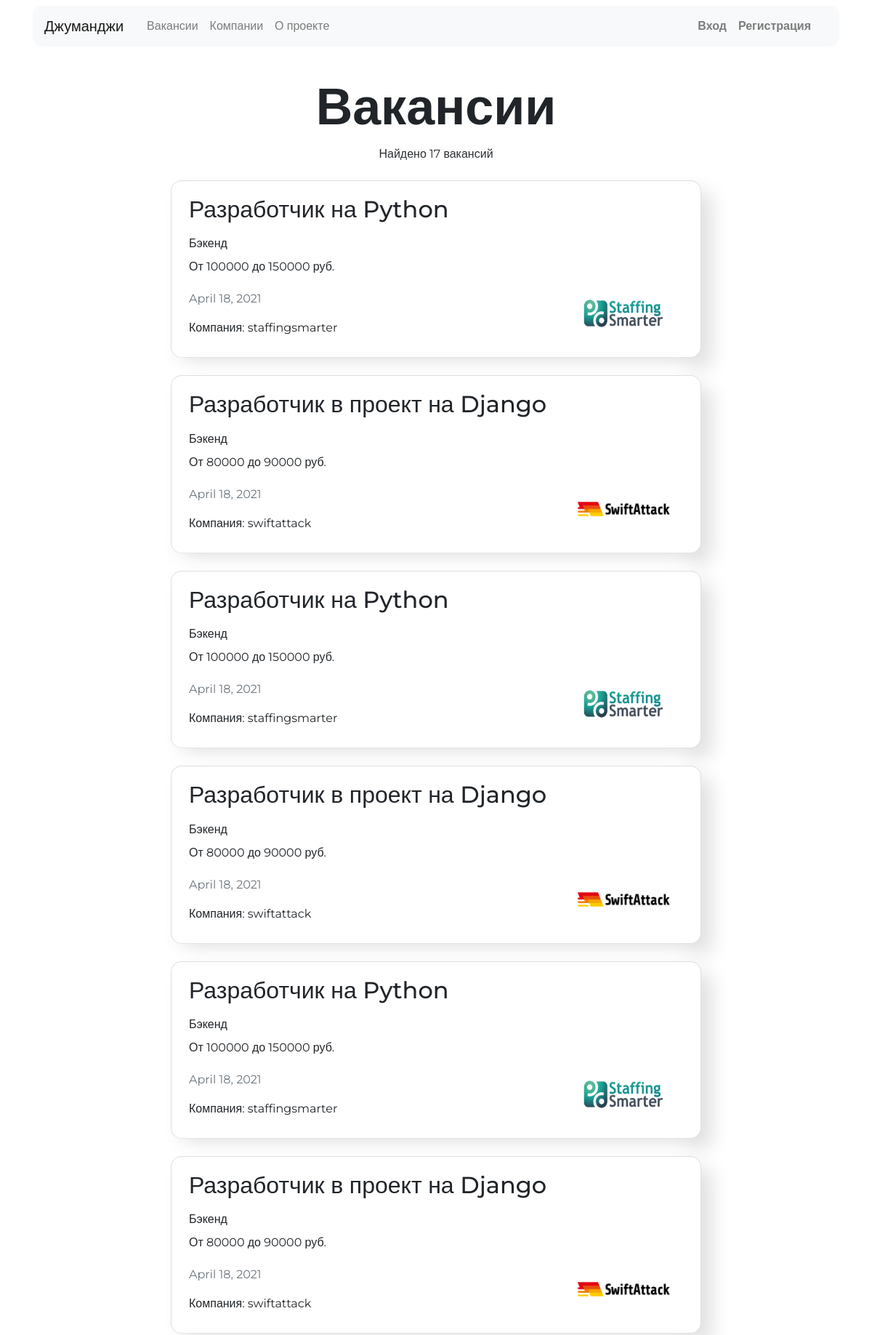
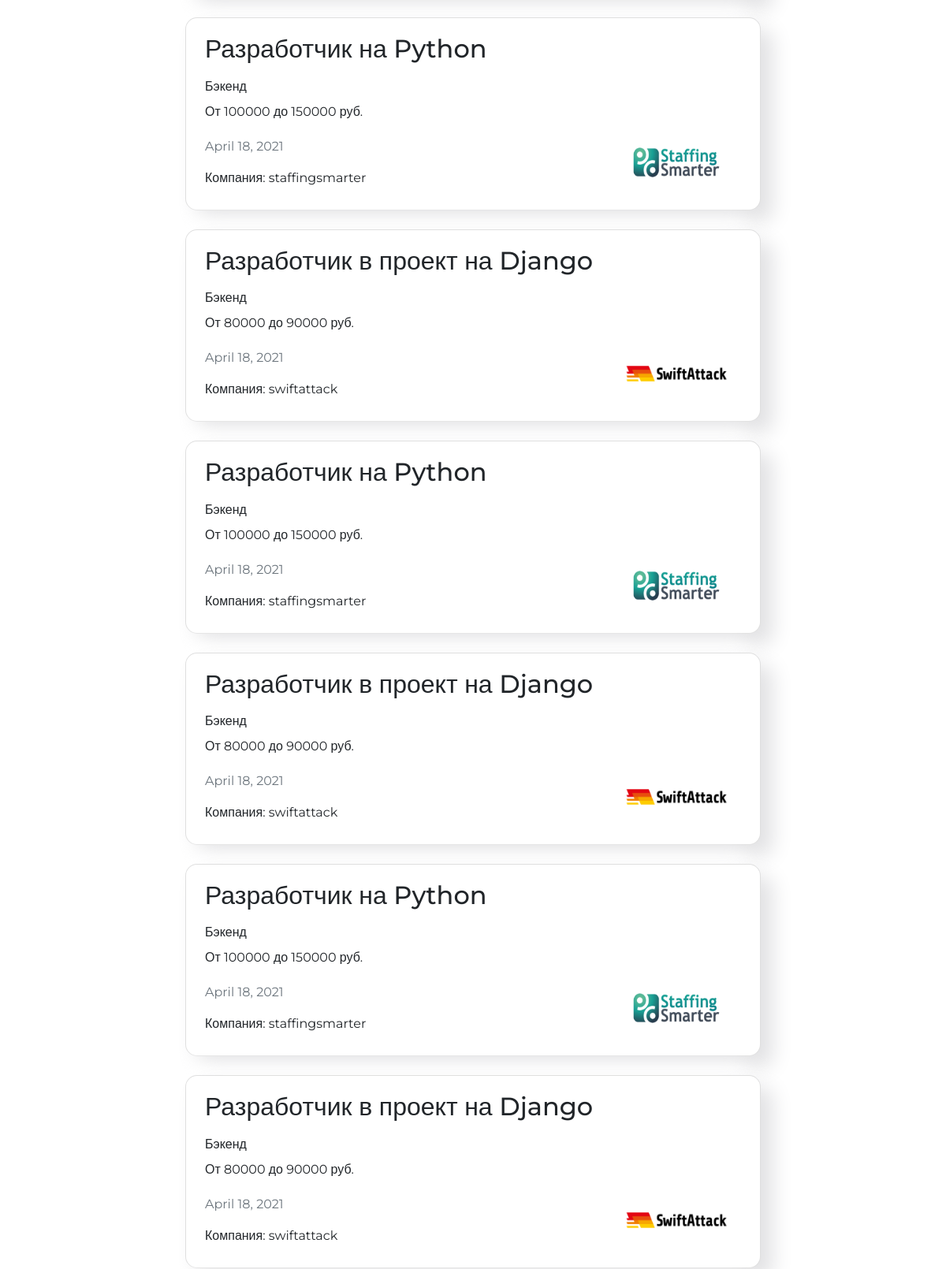
Page /vacancies/ (upper part) on the committed database (2 pictures, top to bottom).
### vacancies/models.py (models this page shows, shortened)
class Vacancy(models.Model):
    title = models.CharField(max_length=124, db_index=True)
    specialty = models.ForeignKey(Specialty, on_delete=models.CASCADE, related_name='vacancies')
    company = models.ForeignKey(Company, on_delete=models.CASCADE, related_name='vacancies')
    skills = models.CharField(max_length=124, db_index=True)
    description = models.TextField()
    salary_min = models.IntegerField()
    salary_max = models.IntegerField()
    published_at = models.DateField(auto_now_add=True)

class Specialty(models.Model):
    code = models.CharField(max_length=32)
    title = models.CharField(max_length=32, db_index=True)
    picture = models.ImageField()

class Company(models.Model):
    name = models.CharField(max_length=32, null=True, blank=True, db_index=True)
    logo = models.ImageField(default='company.png', null=True, blank=True)
    owner = models.ForeignKey(User, on_delete=models.CASCADE, null=True, blank=True, )
    location = models.CharField(max_length=32, null=True)
    description = models.CharField(max_length=32, null=True)
    employee_count = models.IntegerField(null=True, blank=True)

### vacancies/views.py (the view)
# urls.py: path('vacancies/', ListVacancies.as_view()),
class ListVacancies(ListView):
    model = Vacancy
    context_object_name = 'objects'
    template_name = "vacancies.html"

### templates/vacancies.html (shortened to what this page needs)
<!DOCTYPE html>
<html lang="ru">
<head>
  <link rel="stylesheet" href="https://stackpath.bootstrapcdn.com/bootstrap/4.3.1/css/bootstrap.min.css">
</head>
{% extends 'wrapper.html' %}
{% block container %}
  <main class="container mt-3">
    <div>
    {% if specialties.title %}
        <h1 class="h1 text-center mx-auto mt-4 pt-3" style="font-size: 70px;"><strong>{{ specialties.title|default_if_none:'Вакансии' }}</strong></h1>
        {% else %}
        <h1 class="h1 text-center mx-auto mt-4 pt-3" style="font-size: 70px;"><strong>Вакансии</strong></h1>
    {% endif %}
      <p class="text-center pt-1">Найдено {{ objects.all.count }} вакансий</p>
      <div class="row mt-4">
        <div class="col-12 col-lg-8 offset-lg-2 m-auto">
            {% for object in objects %}
                {% if not forloop.counter|divisibleby:"2" %}
                    <div data-aos="fade-right" ata-aos-anchor-placement="top-bottom" class="card mb-4">
                {% endif %}
                {% if forloop.counter|divisibleby:"2" %}
                    <div data-aos="fade-left" class="card mb-4">
                {% endif %}
            <div class="card-body px-4">
              <div class="row">
                <div class="col-12 col-md-8 col-lg-9">
                  <h2 class="h2 pb-2">{{ object.title }}</h2>
                  <p class="mb-2">{{ object.specialty.title }}</p>
                  <p>От {{ object.salary_min }} до {{ object.salary_max }} руб.</p>
                  <p class="text-muted pt-1">{{ object.published_at }}</p>
                    <p class="mb-2"> Компания: {{ object.company.name }}</p>
                </div>
                <div class="col-12 col-md-4 col-lg-3 d-flex align-items-end">
                  <a href="/vacancies/{{ object.id }}/"><img src="{{ object.company.logo.url }}" width="130" height="80" alt=""></a>
                </div>
              </div>
            </div>
          </div>
            {% endfor %}
        </div>
      </div>
      </div>
  </main>
{% endblock %}

### templates/vacancies.html (style rules this page uses)
.card { cursor: pointer; display:-webkit-box; display:-ms-flexbox; display:flex; -webkit-box-orient:vertical; -webkit-box-direction:normal; -ms-flex-direction:column; flex-direction:column; position:relative; -webkit-transition:all 0.4s cubic-bezier(0.645, 0.045, 0.355, 1); -o-transition:all 0.4s cubic-bezier(0.645, 0.045, 0.355, 1); transition:all 0.4s cubic-bezier(0.645, 0.045, 0.355, 1); border-radius:16px; overflow:hidden; -webkit-box-shadow: 15px 15px 27px #e1e1e3, -15px -15px 27px #ffffff; box-shadow: 15px 15px 27px #e1e1e3, -15px -15px 27px #ffffff; }

### templates/wrapper.html (style rules this page uses)
body { font-family: 'Montserrat', sans-serif; }
.card { border-radius:15px; display:-webkit-box; display:-ms-flexbox; display:flex; -webkit-box-orient:vertical; -webkit-box-direction:normal; -ms-flex-direction:column; flex-direction:column; position:relative; -webkit-transition:all 0.4s cubic-bezier(0.645, 0.045, 0.355, 1); -o-transition:all 0.4s cubic-bezier(0.645, 0.045, 0.355, 1); transition:all 0.4s cubic-bezier(0.645, 0.045, 0.355, 1); overflow:hidden; }

### rows in the picture
Vacancy: title "Разработчик на Python", specialty "Бэкенд", salary_min "100000", salary_max "150000", published_at "April 18, 2021", company.name "staffingsmarter", company.logo (picture)
Vacancy: title "Разработчик в проект на Django", specialty "Бэкенд", salary_min "80000", salary_max "90000", published_at "April 18, 2021", company.name "swiftattack", company.logo (picture)
Vacancy: title "Разработчик на Python", specialty "Бэкенд", salary_min "100000", salary_max "150000", published_at "April 18, 2021", company.name "staffingsmarter", company.logo (picture)
Vacancy: title "Разработчик в проект на Django", specialty "Бэкенд", salary_min "80000", salary_max "90000", published_at "April 18, 2021", company.name "swiftattack", company.logo (picture)
Vacancy: title "Разработчик на Python", specialty "Бэкенд", salary_min "100000", salary_max "150000", published_at "April 18, 2021", company.name "staffingsmarter", company.logo (picture)
Vacancy: title "Разработчик в проект на Django", specialty "Бэкенд", salary_min "80000", salary_max "90000", published_at "April 18, 2021", company.name "swiftattack", company.logo (picture)
Vacancy: title "Разработчик на Python", specialty "Бэкенд", salary_min "100000", salary_max "150000", published_at "April 18, 2021", company.name "staffingsmarter", company.logo (picture)
Vacancy: title "Разработчик в проект на Django", specialty "Бэкенд", salary_min "80000", salary_max "90000", published_at "April 18, 2021", company.name "swiftattack", company.logo (picture)
Vacancy: title "Разработчик на Python", specialty "Бэкенд", salary_min "100000", salary_max "150000", published_at "April 18, 2021", company.name "staffingsmarter", company.logo (picture)
Vacancy: title "Разработчик в проект на Django", specialty "Бэкенд", salary_min "80000", salary_max "90000", published_at "April 18, 2021", company.name "swiftattack", company.logo (picture)
Vacancy: title "Разработчик на Python", specialty "Бэкенд", salary_min "100000", salary_max "150000", published_at "April 18, 2021", company.name "staffingsmarter", company.logo (picture)
Vacancy: title "Разработчик в проект на Django", specialty "Бэкенд", salary_min "80000", salary_max "90000", published_at "April 18, 2021", company.name "swiftattack", company.logo (picture)

### other values in the picture
{{ objects.all.count }} "17"
